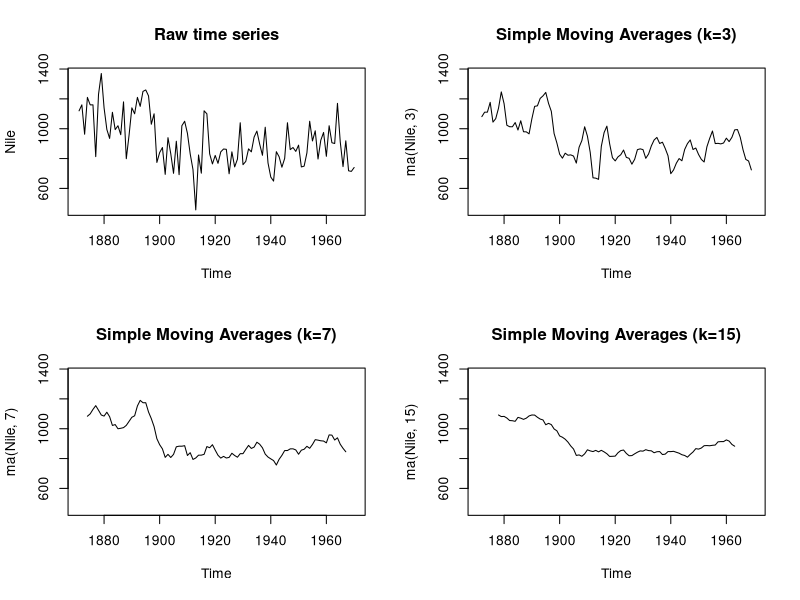

Source code (R):
#
# R in action (2 ed.)
#

#
#  Smoothing
#

# Simple moving averages
# ma() function is used to smooth the Nile time series 

library(forecast)

opar <- par(no.readonly=TRUE)
par(mfrow=c(2,2))
ylim <- c(min(Nile), max(Nile))

plot(Nile, main="Raw time series")

plot(ma(Nile, 3), main="Simple Moving Averages (k=3)", ylim=ylim)
plot(ma(Nile, 7), main="Simple Moving Averages (k=7)", ylim=ylim)
plot(ma(Nile, 15), main="Simple Moving Averages (k=15)", ylim=ylim)

par(opar)
